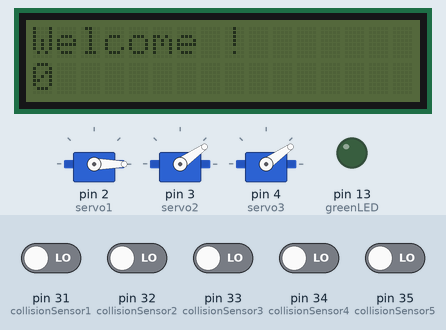
This sketch was run on a simulated Arduino Mega 2560, built with avr-gcc and run on an emulated ATmega2560. On the bench: 3 × servo, 16×2 character LCD, output pins drawn as LEDs (lit = HIGH). Inputs (shaded band) come from the test bench; at power-on: pin 31 (collisionSensor1), pin 32 (collisionSensor2), pin 33 (collisionSensor3), pin 34 (collisionSensor4), pin 35 (collisionSensor5) LOW.

Above: at 1.2 s.
1.3 s: pin 31 (collisionSensor1) driven HIGH
At 2.7 s:
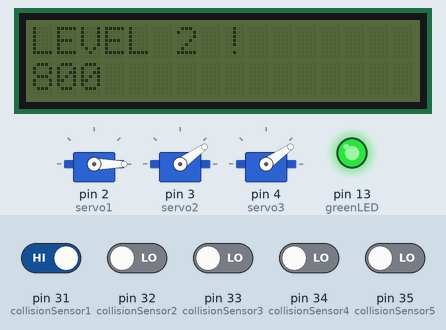
3.2 s: pin 31 (collisionSensor1) driven LOW
At 5.2 s:
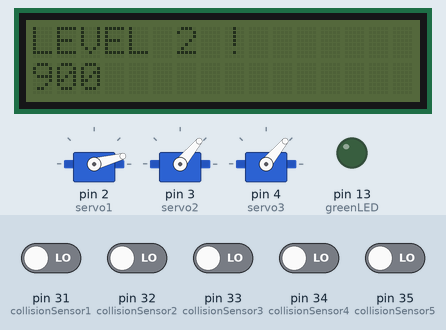
6.2 s: pin 32 (collisionSensor2) driven HIGH
At 7.0 s:
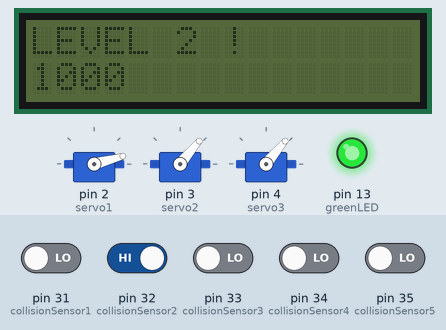
8.7 s: pin 32 (collisionSensor2) driven LOW
At 9.5 s:
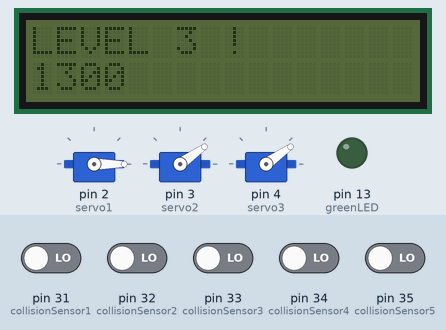
10.5 s: pin 33 (collisionSensor3) driven HIGH
At 11.4 s:
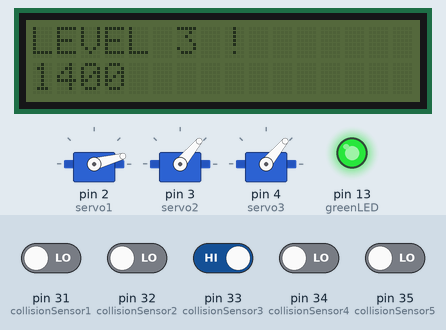
Timing chart, 0 to 14.0 s (numbered marks = the images above; inputs shaded):
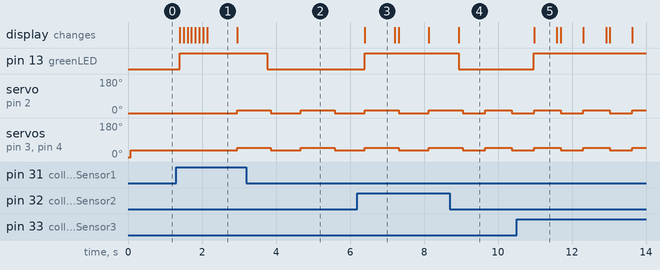

Measured:
- after the input at 1.3 s, pin 13 (greenLED): LOW → HIGH after 0.10 s; servo on pin 2 (servo1): 0° → 15° after 1.6 s; servo on pin 3 (servo2), servo on pin 4 (servo3): 35° → 50° after 1.6 s; the display: first changes after 0.10 s (image 1 shows a later state)
- after the input at 3.2 s, pin 13 (greenLED): HIGH → LOW after 0.56 s
- after the input at 6.2 s, pin 13 (greenLED): LOW → HIGH after 0.19 s; the display: changes after 0.20 s (image 3)
- after the input at 8.7 s, pin 13 (greenLED): HIGH → LOW after 0.24 s
- after the input at 10.5 s, pin 13 (greenLED): LOW → HIGH after 0.47 s; the display: changes after 0.48 s (image 5)
- what the display in image 3 shows lasts 0.8 s, from 6.4 s to 7.2 s
- what the display in image 5 shows lasts 0.6 s, from 11.0 s to 11.6 s

The sketch:

project2.ino
```cpp
#include <Servo.h>
#include <Wire.h>
#include "rgb_lcd.h"
//#include "SCoop.h"

rgb_lcd lcd;

const int colorR = 0;
const int colorG = 0;
const int colorB = 0;
int number = 2000;
int count;

Servo servo1;
Servo servo2;
Servo servo3;
int greenLED = 13;
int collisionSensorState1 = 0;
int collisionSensorState2 = 0;
int collisionSensorState3 = 0;
int collisionSensorState4 = 0;
int collisionSensorState5 = 0;
int collisionSensor1 = 31;
int collisionSensor2 = 32;
int collisionSensor3 = 33;
int collisionSensor4 = 34;
int collisionSensor5 = 35;


void setup() {
  // put your setup code here, to run once:
  Serial.begin(9600);
  servo1.attach(2);
  servo2.attach(3);
  servo3.attach(4);
  servo1.write(0);
  servo2.write(0);
  servo3.write(0);
  pinMode(greenLED, OUTPUT);
  digitalWrite(greenLED, LOW);

  count = 0; // initialzie the points
  // set up the LCD's number of columns and rows:
  lcd.begin(16, 2);
  lcd.setRGB(colorR, colorG, colorB);
  lcd.setCursor(0, 0);
  lcd.print("Welcome !");
}

void loop() {
  if(count <= 5){
    level_one();
  }// points less than 500
  else if(count > 5 && count <= 10){
    level_two();
  }// point bigger than 500 and less than 1000
  else if(count > 10){
    level_three();
  }
}


void level_one()
{
  level_One_ServoMotor();
  testCollisionSensor();
  testLCD();
}

void level_two()
{
  lcd.clear();
  lcd.setCursor(0, 0);
  lcd.print("LEVEL 2 !");
  testCollisionSensor();
  testLCD();
  level_Two_ServoMotor();
}

void level_three()
{
  lcd.clear();
  lcd.setCursor(0, 0);
  lcd.print("LEVEL 3 !");
  testCollisionSensor();
  testLCD();
  level_Three_ServoMotor();
}

void testLCD()
{
  // set the cursor to column 0, line 1
  // (note: line 1 is the second row, since counting begins with 0):
  lcd.setCursor(0, 1);
  lcd.print(count * 100);
  delay(100);
}

void testCollisionSensor()
{
  collisionSensorState1 = digitalRead(collisionSensor1);
  collisionSensorState2 = digitalRead(collisionSensor2);
  collisionSensorState3 = digitalRead(collisionSensor3);
  collisionSensorState4 = digitalRead(collisionSensor4);
  collisionSensorState5 = digitalRead(collisionSensor5);
  if ((collisionSensorState1 == 1) || (collisionSensorState2 == 1) || (collisionSensorState3 == 1) || (collisionSensorState4 == 1) || (collisionSensorState5 == 1)) {
    digitalWrite(greenLED, HIGH);
    count++;
  }
  else {
    digitalWrite(greenLED, LOW);
  }
  collisionSensorState1 = 0;
  collisionSensorState2 = 0;
  collisionSensorState3 = 0;
  collisionSensorState4 = 0;
  collisionSensorState5 = 0;
}

void level_One_ServoMotor()
{
  servo1.write(0);
  servo2.write(35);
  servo3.write(35); // structure stay at the orginal location
}

void level_Two_ServoMotor()
{
  servo1.write(0);
  servo2.write(35);
  servo3.write(35);
  testCollisionSensor();
  testLCD();
  delay(700);
  servo1.write(15);
  servo2.write(50);
  servo3.write(50);
  testCollisionSensor();
  testLCD();
  delay(700);
  /*servo1.write(30);
  servo2.write(65);
  servo3.write(65);
  delay(1000);
  servo1.write(45);
  servo2.write(80);
  servo3.write(80);
  delay(1000);
  //switch back
  servo1.write(30);
  servo2.write(65);
  servo3.write(65);
  delay(1000);
  servo1.write(15);
  servo2.write(50);
  servo3.write(50);
  delay(1000);
  servo1.write(0);
  servo2.write(35);
  servo3.write(35);
  delay(1000);*/
  // structure start to move
}

void level_Three_ServoMotor()
{
  servo1.write(0);
  servo2.write(35);
  servo3.write(35);
  testCollisionSensor();
  testLCD();
  delay(500);
  servo1.write(15);
  servo2.write(50);
  servo3.write(50);
  testCollisionSensor();
  testLCD();
  delay(500);
  /*servo1.write(30);
  servo2.write(65);
  servo3.write(65);
  /*delay(500);
  servo1.write(45);
  servo2.write(80);
  servo3.write(80);
  delay(500);
  //switch back
  servo1.write(30);
  servo2.write(65);
  servo3.write(65);
  delay(500);
  servo1.write(15);
  servo2.write(50);
  servo3.write(50);
  delay(500);
  servo1.write(0);
  servo2.write(35);
  servo3.write(35);
  delay(500);*/
  // structure move faster
}
```
